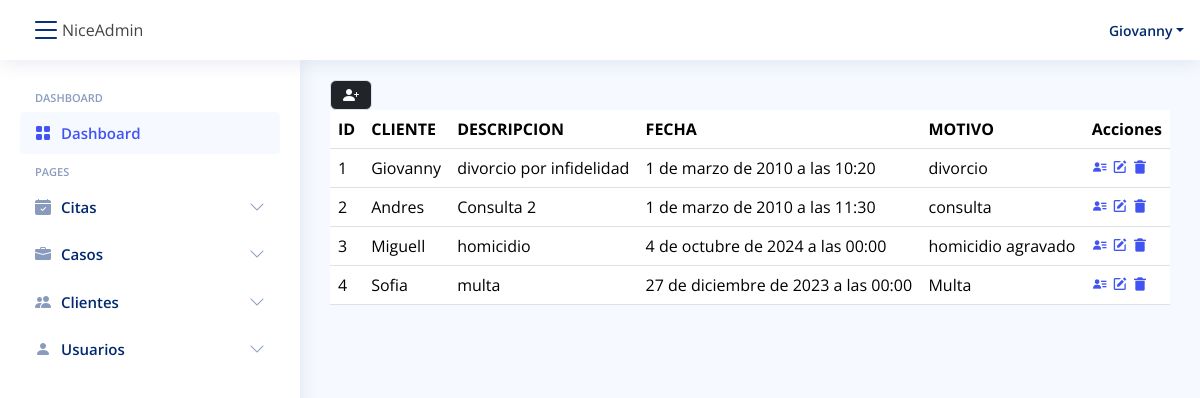
Page /citas/ (signed in) on the committed database.
### citas/models.py (models this page shows, shortened)
class Cita(models.Model):
    id = models.BigAutoField(primary_key=True)
    Nombre_Persona = models.CharField(max_length=100, null=False, blank=False)
    fecha = models.DateTimeField("Fecha cita")
    motivo = models.CharField(max_length=100)  # motivo de la cita
    Descripcion = models.TextField(max_length=200)
    user = models.ForeignKey(
        User, on_delete=models.CASCADE
    )  # relacion con tabla usuarios, eliminacion en cascada
    tipo = models.ForeignKey(
        TipoCita, on_delete=models.CASCADE)
    id_cliente = models.ManyToManyField(Cliente, verbose_name="Cliente")

### citas/views.py (the view)
# urls.py: path("citas/", include('citas.urls')),
@login_required(login_url="/login/")
def citas(request):
    getCitas = Cita.objects.all()
    return render(request, "citas/index.html", {"citas": getCitas})

### citas/templates/citas/index.html
{% extends "base/base.html" %}
{% block content %}
<a
type="button"
title="Agregar Nuevos Usuarios"
class="border btn btn-dark" href="{% url 'AddCita' %}">
<i class="bi bi-person-plus-fill"></i>
</a>
<table class="table datatable">
    <thead>
        <tr>
            <th scope="col">ID</th>
            <th scope="col">CLIENTE</th>
            <th scope="col">DESCRIPCION</th>
            <th scope="col">FECHA</th>
            <th scope="col">MOTIVO</th>
            <th scope="col">Acciones</th>
        </tr>
    </thead>
    <tbody>
        {% for cita in citas %}
        <tr>
            <td>{{cita.id}}</td>
            <td>{{cita.Nombre_Persona}}</td>
            <td>{{cita.Descripcion}}</td>
            <td>{{cita.fecha}}</td>
            <td>{{cita.motivo}}</td>
            <td>
                    <a href="{% url 'CitaDetail' cita.id %}">
                        <i class="bx bxs-user-detail"></i>
                    </a>
                    <a href="{% url 'CitaUpdate' cita.id %}">
                        <i class="bx bxs-edit"></i>
                    </a>
                    <a href="{% url 'CitaRemove' cita.id %}">
                        <i class="bx bxs-trash-alt"></i>
                    </a>
            </td>
        </tr>
        {% endfor %}
    </tbody>
</table>
{% endblock  %}

### base/templates/base/base.html (shortened to what this page needs)
{% load static %}
<head>
  <link href="{% static 'assets/vendor/bootstrap/css/bootstrap.min.css' %}" rel="stylesheet">
  <link href="{% static 'assets/vendor/bootstrap-icons/bootstrap-icons.css' %}" rel="stylesheet">
  <link href="{% static 'assets/vendor/boxicons/css/boxicons.min.css' %}" rel="stylesheet">
  <link href="{% static 'assets/vendor/quill/quill.snow.css' %}" rel="stylesheet">
  <link href="{% static 'assets/vendor/quill/quill.bubble.css' %}" rel="stylesheet">
  <link href="{% static 'assets/vendor/remixicon/remixicon.css' %}" rel="stylesheet">
  <link href="{% static 'assets/vendor/simple-datatables/style.css' %}" rel="stylesheet">
  <link rel="stylesheet" href="{% static 'base/css/style.css' %}">
</head>
<body>
    {% if user.is_authenticated %}
    <header id="header" class="header fixed-top d-flex align-items-center">
      <div class="d-flex align-items-center justify-content-between">
        <i class="bi bi-list toggle-sidebar-btn"></i>
        <span class="d-none d-lg-block">NiceAdmin</span>
      </div>
      <nav class="header-nav ms-auto">
        <ul class="d-flex align-items-center">
          <li class="nav-item dropdown pe-3">
            <a class="nav-link nav-profile d-flex align-items-center pe-0" href="#" data-bs-toggle="dropdown">
              <span class="d-none d-md-block dropdown-toggle ps-2">{{ user.username }}</span>
            </a>
          </li>
        </ul>
      </nav>
    </header>
    <aside id="sidebar" class="sidebar">
      <ul class="sidebar-nav" id="sidebar-nav">
        <li class="nav-heading">Dashboard</li>
        <li class="nav-item">
          <a class="nav-link " href="{% url 'dash' %}">
            <i class="bi bi-grid-fill"></i>
            <span>Dashboard</span>
          </a>
        </li>
        <li class="nav-heading">Pages</li>
        <li class="nav-item">
          <a class="nav-link collapsed" data-bs-target="#Citas-nav" data-bs-toggle="collapse" href="#">
            <i class="bi bi-calendar-check-fill"></i><span>Citas</span><i class="bi bi-chevron-down ms-auto"></i>
          </a>
        </li>
        <li class="nav-item">
          <a class="nav-link collapsed" data-bs-target="#Casos-nav" data-bs-toggle="collapse" href="#">
            <i class="bi bi-briefcase-fill"></i><span>Casos</span><i class="bi bi-chevron-down ms-auto"></i>
          </a>
        </li>
        <li class="nav-item">
          <a class="nav-link collapsed" data-bs-target="#Clientes-nav" data-bs-toggle="collapse" href="#">
            <i class="bi bi-people-fill"></i><span>Clientes</span><i class="bi bi-chevron-down ms-auto"></i>
          </a>
        </li>
        <li class="nav-item">
          <a class="nav-link collapsed" data-bs-target="#user-nav" data-bs-toggle="collapse" href="#">
            <i class="bi bi-person-fill"></i><span>Usuarios</span><i class="bi bi-chevron-down ms-auto"></i>
          </a>
        </li>
      </ul>
    </aside>
    {% else %}
      <a href="{% url 'login' %} ">INICIAR SESSION</a>
    {% endif %}
    <main id="main" class="main">
      {% block content %}
      {% endblock %}
    </main>
</body>

### static/base/css/style.css (style rules this page uses)
body { font-family: "Open Sans", sans-serif; background: #f6f9ff; color: #444444; }
a { color: #4154f1; text-decoration: none; }
#main { margin-top: 60px; padding: 20px 30px; transition: all 0.3s; }
.header { transition: all 0.5s; z-index: 997; height: 60px; box-shadow: 0px 2px 20px rgba(1, 41, 112, 0.1); background-color: #fff; padding-left: 20px; }
.header .toggle-sidebar-btn { font-size: 32px; padding-left: 10px; cursor: pointer; color: #012970; }
.header-nav ul { list-style: none; }
.header-nav>ul { margin: 0; padding: 0; }
.header-nav .nav-profile { color: #012970; }
.header-nav .nav-profile span { font-size: 14px; font-weight: 600; }
.sidebar { position: fixed; top: 60px; left: 0; bottom: 0; width: 300px; z-index: 996; transition: all 0.3s; padding: 20px; overflow-y: auto; scrollbar-width: thin; scrollbar-color: #aab7cf transparent; box-shadow: 0px 0px 20px rgba(1, 41, 112, 0.1); background-color: #fff; }
@media (min-width: 1200px) { #main, #footer { margin-left: 300px; } }
.sidebar-nav { padding: 0; margin: 0; list-style: none; }
.sidebar-nav li { padding: 0; margin: 0; list-style: none; }
.sidebar-nav .nav-item { margin-bottom: 5px; }
.sidebar-nav .nav-heading { font-size: 11px; text-transform: uppercase; color: #899bbd; font-weight: 600; margin: 10px 0 5px 15px; }
.sidebar-nav .nav-link { display: flex; align-items: center; font-size: 15px; font-weight: 600; color: #4154f1; transition: 0.3; background: #f6f9ff; padding: 10px 15px; border-radius: 4px; }
.sidebar-nav .nav-link i { font-size: 16px; margin-right: 10px; color: #4154f1; }
.sidebar-nav .nav-link.collapsed { color: #012970; background: #fff; }
.sidebar-nav .nav-link.collapsed i { color: #899bbd; }
.sidebar-nav .nav-link .bi-chevron-down { margin-right: 0; transition: transform 0.2s ease-in-out; }

### rows in the picture
Cita: id "1", Nombre_Persona "Giovanny", Descripcion "divorcio por infidelidad", fecha "1 de marzo de 2010 a las 10:20", motivo "divorcio"
Cita: id "2", Nombre_Persona "Andres", Descripcion "Consulta 2", fecha "1 de marzo de 2010 a las 11:30", motivo "consulta"
Cita: id "3", Nombre_Persona "Miguell", Descripcion "homicidio", fecha "4 de octubre de 2024 a las 00:00", motivo "homicidio agravado"
Cita: id "4", Nombre_Persona "Sofia", Descripcion "multa", fecha "27 de diciembre de 2023 a las 00:00", motivo "Multa"

### other values in the picture
{{ user.username }} "Giovanny"
